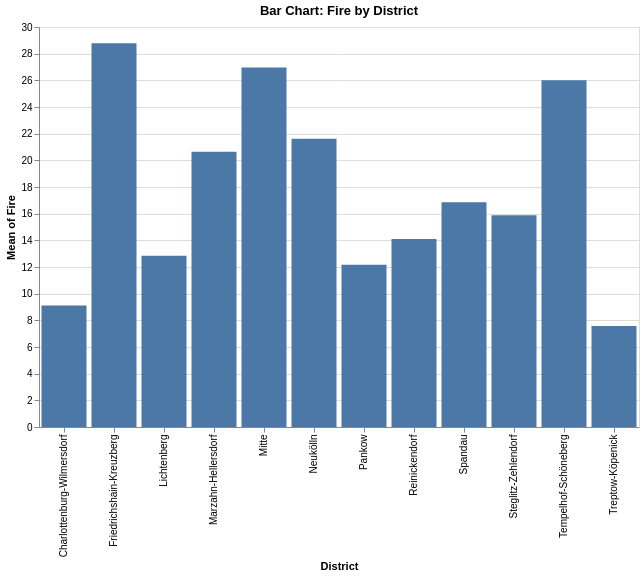

Vega-Lite specification stored for this chart:
### Vega-Lite specification from a JSON file in a GitHub repository (floating-point values rounded to 4 significant figures; data arrays with more than 128 entries replaced by an {"elided": "..."} marker saying what was removed)
{"$schema": "https://vega.github.io/schema/vega-lite/v5.json", "title": "Bar Chart: Fire by District", "width": 600, "height": 400, "data": {"values": {"elided": "1200 records"}}, "mark": "bar", "encoding": {"x": {"field": "District", "type": "nominal", "scale": {}}, "y": {"field": "Fire", "type": "quantitative", "aggregate": "mean", "scale": {}}, "tooltip": [{"field": "District", "type": "nominal"}, {"field": "Fire", "type": "quantitative", "aggregate": "mean"}]}, "transform": [], "params": []}
